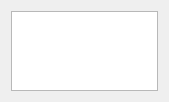
<?xml version="1.0" encoding="UTF-8"?>
<ui version="4.0">
 <class>HierarchyTreeWidget</class>
 <widget class="QWidget" name="HierarchyTreeWidget">
  <property name="geometry">
   <rect>
    <x>0</x>
    <y>0</y>
    <width>169</width>
    <height>102</height>
   </rect>
  </property>
  <property name="windowTitle">
   <string>Form</string>
  </property>
  <layout class="QHBoxLayout" name="horizontalLayout">
   <item>
    <widget class="HierarchyTreeControl" name="treeWidget">
     <property name="contextMenuPolicy">
      <enum>Qt::DefaultContextMenu</enum>
     </property>
     <property name="editTriggers">
      <set>QAbstractItemView::NoEditTriggers</set>
     </property>
     <property name="dragEnabled">
      <bool>true</bool>
     </property>
     <property name="dragDropOverwriteMode">
      <bool>true</bool>
     </property>
     <property name="dragDropMode">
      <enum>QAbstractItemView::DragDrop</enum>
     </property>
     <property name="defaultDropAction">
      <enum>Qt::IgnoreAction</enum>
     </property>
     <property name="selectionMode">
      <enum>QAbstractItemView::ExtendedSelection</enum>
     </property>
     <property name="selectionBehavior">
      <enum>QAbstractItemView::SelectItems</enum>
     </property>
     <attribute name="headerVisible">
      <bool>false</bool>
     </attribute>
     <column>
      <property name="text">
       <string notr="true">1</string>
      </property>
     </column>
    </widget>
   </item>
  </layout>
 </widget>
 <customwidgets>
  <customwidget>
   <class>HierarchyTreeControl</class>
   <extends>QTreeWidget</extends>
   <header>hierarchytreecontrol.h</header>
  </customwidget>
 </customwidgets>
 <resources/>
 <connections/>
</ui>
